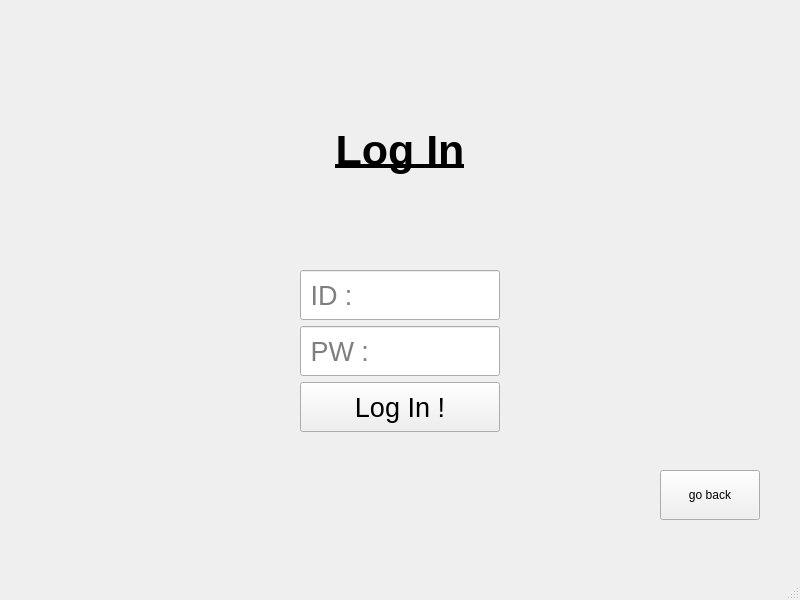
<?xml version="1.0" encoding="UTF-8"?>
<ui version="4.0">
 <class>loginScene</class>
 <widget class="QMainWindow" name="loginScene">
  <property name="geometry">
   <rect>
    <x>0</x>
    <y>0</y>
    <width>800</width>
    <height>600</height>
   </rect>
  </property>
  <property name="windowTitle">
   <string>MainWindow</string>
  </property>
  <widget class="QWidget" name="centralwidget">
   <widget class="QWidget" name="layoutWidget">
    <property name="geometry">
     <rect>
      <x>300</x>
      <y>270</y>
      <width>202</width>
      <height>165</height>
     </rect>
    </property>
    <layout class="QVBoxLayout" name="verticalLayout">
     <item>
      <widget class="QLineEdit" name="IdInput">
       <property name="minimumSize">
        <size>
         <width>200</width>
         <height>50</height>
        </size>
       </property>
       <property name="maximumSize">
        <size>
         <width>200</width>
         <height>50</height>
        </size>
       </property>
       <property name="font">
        <font>
         <family>Arial</family>
         <pointsize>20</pointsize>
        </font>
       </property>
       <property name="text">
        <string/>
       </property>
       <property name="placeholderText">
        <string> ID :</string>
       </property>
      </widget>
     </item>
     <item>
      <widget class="QLineEdit" name="PwInput">
       <property name="minimumSize">
        <size>
         <width>200</width>
         <height>50</height>
        </size>
       </property>
       <property name="maximumSize">
        <size>
         <width>200</width>
         <height>50</height>
        </size>
       </property>
       <property name="font">
        <font>
         <family>Arial</family>
         <pointsize>20</pointsize>
        </font>
       </property>
       <property name="placeholderText">
        <string> PW :</string>
       </property>
      </widget>
     </item>
     <item>
      <widget class="QPushButton" name="logInButton">
       <property name="minimumSize">
        <size>
         <width>200</width>
         <height>50</height>
        </size>
       </property>
       <property name="maximumSize">
        <size>
         <width>200</width>
         <height>50</height>
        </size>
       </property>
       <property name="font">
        <font>
         <family>Arial</family>
         <pointsize>20</pointsize>
        </font>
       </property>
       <property name="text">
        <string>Log In !</string>
       </property>
      </widget>
     </item>
    </layout>
   </widget>
   <widget class="QPushButton" name="goBackButton">
    <property name="geometry">
     <rect>
      <x>660</x>
      <y>470</y>
      <width>100</width>
      <height>50</height>
     </rect>
    </property>
    <property name="font">
     <font>
      <family>Arial</family>
     </font>
    </property>
    <property name="text">
     <string>go back</string>
    </property>
   </widget>
   <widget class="QLabel" name="label">
    <property name="geometry">
     <rect>
      <x>150</x>
      <y>100</y>
      <width>500</width>
      <height>100</height>
     </rect>
    </property>
    <property name="minimumSize">
     <size>
      <width>500</width>
      <height>100</height>
     </size>
    </property>
    <property name="maximumSize">
     <size>
      <width>500</width>
      <height>100</height>
     </size>
    </property>
    <property name="font">
     <font>
      <family>Arial</family>
      <pointsize>32</pointsize>
      <italic>false</italic>
      <bold>true</bold>
      <underline>true</underline>
     </font>
    </property>
    <property name="text">
     <string>Log In</string>
    </property>
    <property name="alignment">
     <set>Qt::AlignmentFlag::AlignCenter</set>
    </property>
   </widget>
  </widget>
  <widget class="QMenuBar" name="menubar">
   <property name="geometry">
    <rect>
     <x>0</x>
     <y>0</y>
     <width>800</width>
     <height>24</height>
    </rect>
   </property>
  </widget>
  <widget class="QStatusBar" name="statusbar"/>
 </widget>
 <resources/>
 <connections/>
</ui>
